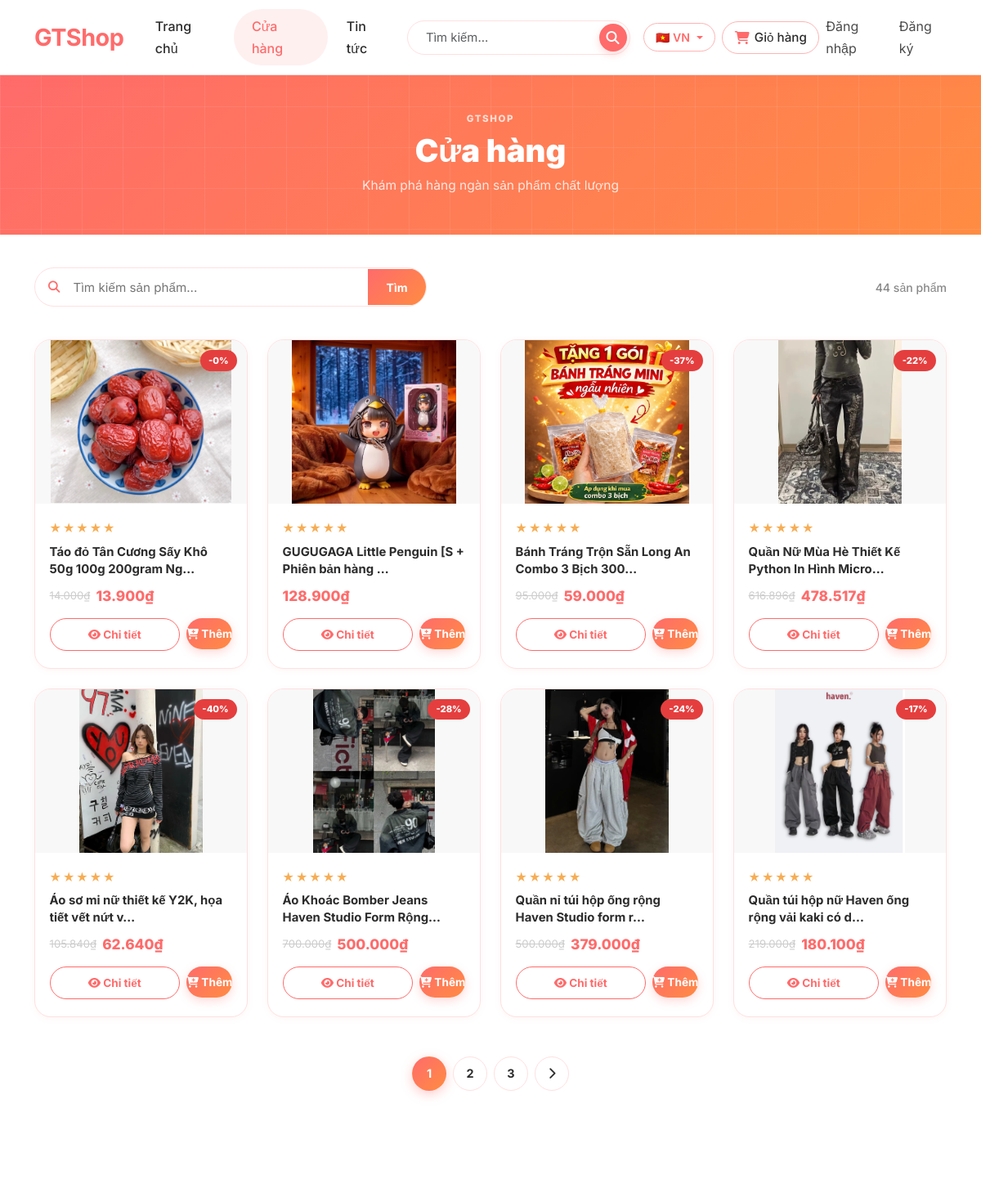
The app's page /shop/ (upper part), older data.
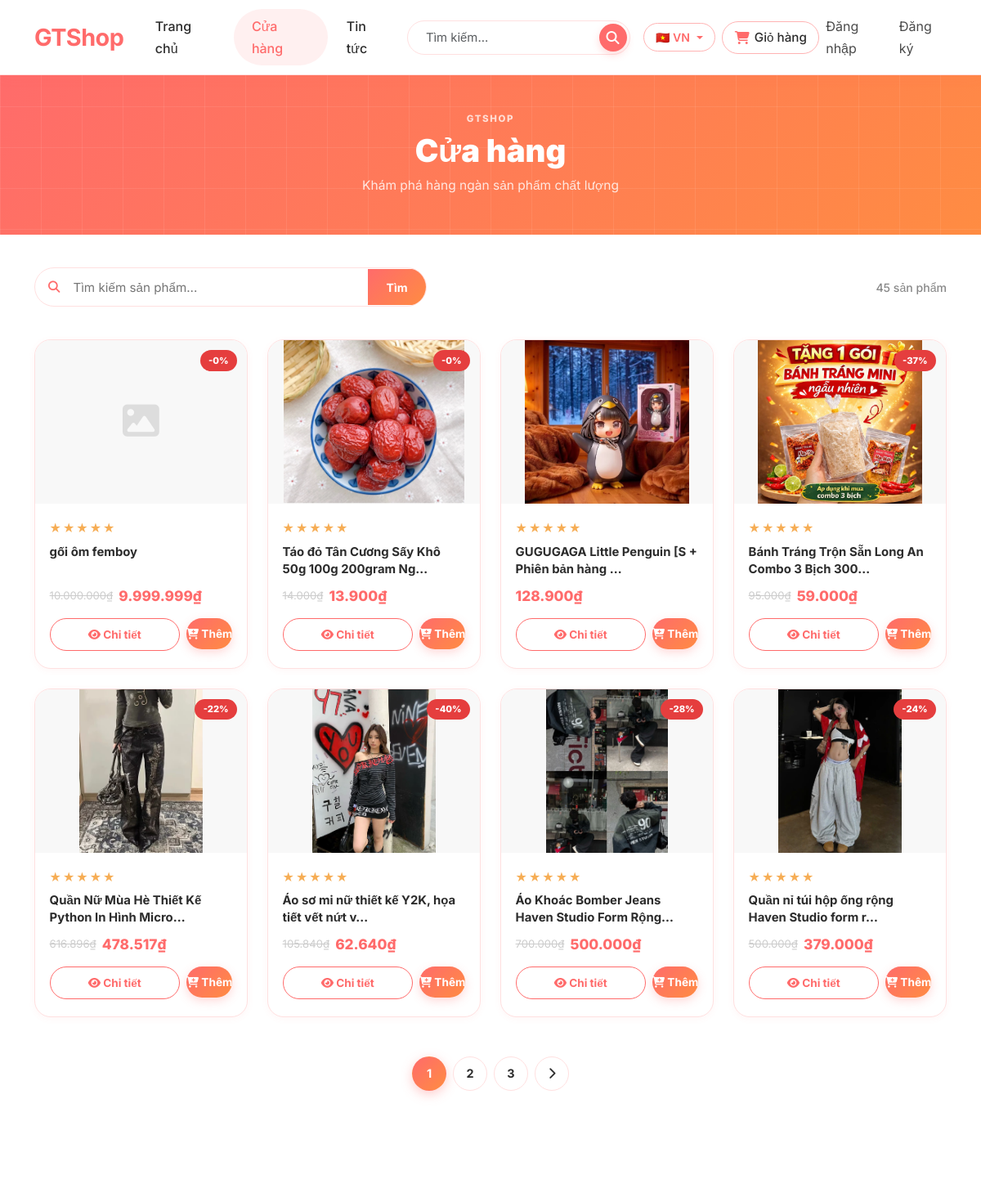
The same page, newer data.
### store/models.py (models this page shows, shortened)
class Product(models.Model):
    category = models.ForeignKey(Category, on_delete=models.CASCADE, related_name='products')
    name = models.CharField(max_length=200, db_index=True)
    slug = models.SlugField(max_length=200, unique=True, db_index=True)
    image = models.ImageField(upload_to='products/', blank=True)
    description = models.TextField(blank=True)
    price = models.DecimalField(max_digits=10, decimal_places=0, verbose_name="Giá gốc")
    sale_price = models.DecimalField(max_digits=10, decimal_places=0, blank=True, null=True, verbose_name="Giá khuyến mãi")
    stock = models.PositiveIntegerField(default=0)
    available = models.BooleanField(default=True)
    is_hot = models.BooleanField(default=False, help_text="Sản phẩm hot hiển thị trên trang chủ")
    created = models.DateTimeField(auto_now_add=True)
    updated = models.DateTimeField(auto_now=True)
    weight = models.PositiveIntegerField(default=0, verbose_name="Cân nặng (gram)", help_text="Dùng để tính phí vận chuyển")
    class Meta:
        ordering = ('name',)
        verbose_name = 'sản phẩm'
        verbose_name_plural = 'sản phẩm'
    def get_absolute_url(self):
        return reverse('store:product_detail', args=[self.slug])
    def get_discount_percent(self):
        if self.sale_price and self.price > 0:
            return int(100 - (self.sale_price * 100 / self.price))
        return 0

### store/views.py (the view)
# urls.py: path('shop/', views.shop, name='shop'),
def shop(request):
    products = Product.objects.filter(available=True).order_by('-created')
    query = request.GET.get('q')
    if query:
        products = products.filter(name__icontains=query)
    paginator = Paginator(products, 8)
    page_number = request.GET.get('page')
    page_obj = paginator.get_page(page_number)
    return render(request, 'shop.html', {'page_obj': page_obj})

### GTshop/context_processors.py (called while the page is built)
def cart_count(request):
    cart = request.session.get('cart', {})
    count = sum(item['quantity'] for item in cart.values())
    return {'cart_count': count}

### store/templatetags/store_filters.py (called while the page is built)
@register.filter
def currency(value):
    try:
        value = int(value)
        return f"{value:,}".replace(",", ".") + "₫"
    except (ValueError, TypeError):
        return ""

### templates/shop.html (shortened to what this page needs)
{% extends 'base.html' %}
{% load static %}
{% load store_filters %}
{% load i18n %}
{% block content %}
<div class="page-header">
  <div class="container">
    <p class="page-header-eyebrow">GTShop</p>
    <h1 class="page-header-title">
      {% if category %}{{ category.name }}{% else %}{% trans "Cửa hàng" %}{% endif %}
    </h1>
    <p class="page-header-subtitle">{% trans "Khám phá hàng ngàn sản phẩm chất lượng" %}</p>
  </div>
</div>
<div class="container shop-container">
  <div class="shop-toolbar">
    <form class="shop-search-form" action="." method="get">
      <i class="fas fa-search shop-search-icon"></i>
      <input type="text" name="q"
             placeholder="{% trans 'Tìm kiếm sản phẩm...' %}"
             value="{{ request.GET.q }}">
      <button type="submit">{% trans "Tìm" %}</button>
    </form>
    <span class="shop-result-count">{{ page_obj.paginator.count }} {% trans "sản phẩm" %}</span>
  </div>
  <div class="row g-4 mt-1">
    {% for p in page_obj %}
    <div class="col-lg-3 col-md-4 col-6">
      <div class="product-card">
        {% if p.sale_price %}
          <span class="product-badge product-badge--sale">-{{ p.get_discount_percent }}%</span>
        {% elif p.is_hot %}
          <span class="product-badge product-badge--hot">HOT</span>
        {% endif %}
        <div class="product-image-wrap">
          {% if p.image %}
            <img src="{{ p.image.url }}" alt="{{ p.name }}">
          {% else %}
            <div class="product-image-placeholder"></div>
          {% endif %}
        </div>
        <div class="product-info">
          <div class="product-stars">★★★★★</div>
          <h6 class="product-name">
            <a href="{{ p.get_absolute_url }}">{{ p.name|truncatechars:45 }}</a>
          </h6>
          <div class="product-price">
            {% if p.sale_price %}
              <span class="price-original">{{ p.price|currency }}</span>
              <span class="price-sale">{{ p.sale_price|currency }}</span>
            {% else %}
              <span class="price-regular">{{ p.price|currency }}</span>
            {% endif %}
          </div>
          <div class="product-actions">
            <a href="{{ p.get_absolute_url }}" class="btn-product-detail">
              <i class="fas fa-eye"></i> {% trans "Chi tiết" %}
            </a>
            <form method="post" action="{% url 'carts:cart_add' p.id %}" class="d-inline">
              <button type="submit" class="btn-add-to-cart">
                <i class="fas fa-cart-plus"></i> {% trans "Thêm" %}
              </button>
            </form>
          </div>
        </div>
      </div>
    </div>
    {% endfor %}
  </div>
  {% if page_obj.paginator.num_pages > 1 %}
  <div class="pagination-wrap">
    {% for num in page_obj.paginator.page_range %}
      {% if page_obj.number == num %}
        <span class="pagination-btn pagination-btn--active">{{ num }}</span>
      {% elif num > page_obj.number|add:'-3' and num < page_obj.number|add:'3' %}
        <a class="pagination-btn" href="?page={{ num }}{% if request.GET.q %}&q={{ request.GET.q }}{% endif %}">{{ num }}</a>
      {% endif %}
    {% endfor %}
    {% if page_obj.has_next %}
      <a class="pagination-btn" href="?page={{ page_obj.next_page_number }}{% if request.GET.q %}&q={{ request.GET.q }}{% endif %}">
        <i class="fas fa-chevron-right"></i>
      </a>
    {% endif %}
  </div>
  {% endif %}
</div>
{% endblock %}

### templates/base.html (shortened to what this page needs)
{% load static i18n %}
<!DOCTYPE html>
<html lang="{{ LANGUAGE_CODE }}">
<head>
  <link href="https://cdn.jsdelivr.net/npm/bootstrap@5.3.0/dist/css/bootstrap.min.css" rel="stylesheet">
  <link rel="stylesheet" href="https://cdnjs.cloudflare.com/ajax/libs/font-awesome/6.4.0/css/all.min.css">
  <link rel="stylesheet" href="{% static 'css/style.css' %}">
</head>
<body>
<nav class="navbar navbar-expand-lg fixed-top">
  <div class="container">
    <a class="navbar-brand fw-bold" href="{% url 'store:home' %}">GTShop</a>
    <div class="collapse navbar-collapse" id="navbarNav">
      <ul class="navbar-nav me-auto">
        <li class="nav-item">
          <a class="nav-link {% if request.path == '/' %}active{% endif %}"
             href="{% url 'store:home' %}">{% trans "Trang chủ" %}</a>
        </li>
        <li class="nav-item">
          <a class="nav-link {% if '/shop/' in request.path %}active{% endif %}"
             href="{% url 'store:shop' %}">{% trans "Cửa hàng" %}</a>
        </li>
        <li class="nav-item">
          <a class="nav-link" href="{% url 'blog:article_list' %}">{% trans "Tin tức" %}</a>
        </li>
      </ul>
      <form class="d-flex search-form me-3" action="{% url 'store:shop' %}" method="get">
        <input name="q" class="form-control" type="search"
               placeholder="{% trans 'Tìm kiếm...' %}"
               value="{{ request.GET.q }}">
        <button class="btn" type="submit"><i class="fas fa-search"></i></button>
      </form>
      <div class="d-flex align-items-center gap-2">
        <div class="dropdown lang-dropdown">
          <button class="btn lang-toggle dropdown-toggle" type="button"
                  data-bs-toggle="dropdown" aria-expanded="false">
            {% if LANGUAGE_CODE == 'vi' %}🇻🇳 VN
            {% elif LANGUAGE_CODE == 'en' %}🇺🇸 EN
            {% elif LANGUAGE_CODE == 'zh-hans' %}🇨🇳 ZH
            {% elif LANGUAGE_CODE == 'ja' %}🇯🇵 JA
            {% elif LANGUAGE_CODE == 'ru' %}🇷🇺 RU
            {% elif LANGUAGE_CODE == 'km' %}🇰🇭 KM
            {% else %}🌐 {{ LANGUAGE_CODE|upper }}
            {% endif %}
          </button>
        </div>
        <a class="nav-link cart-link position-relative {% if '/cart/' in request.path %}active{% endif %}"
           href="{% url 'carts:cart_detail' %}">
          <i class="fas fa-shopping-cart"></i>
          {% trans "Giỏ hàng" %}
        </a>
        <div class="user-menu">
          {% if user.is_authenticated %}
            <div class="user-avatar">{{ user.username|first|upper }}</div>
            <span class="username">{{ user.username }}</span>
            <form method="post" action="{% url 'logout' %}" class="d-inline">
              {% csrf_token %}
              <button type="submit" class="btn btn-outline-light btn-sm">
                {% trans "Đăng xuất" %}
              </button>
            </form>
          {% else %}
            <a class="nav-link" href="{% url 'login' %}">{% trans "Đăng nhập" %}</a>
            <a class="nav-link" href="{% url 'register' %}">{% trans "Đăng ký" %}</a>
          {% endif %}
        </div>
      </div>
    </div>
  </div>
</nav>
<main>
  {% block content %}{% endblock %}
</main>
</body>
</html>

Row changes from the older to the newer data that the page shows:
no longer on this page (row unchanged): Product: get_discount_percent "17", name "Quần túi hộp nữ Haven ống rộng vải kaki có d…", price "219.000₫", sale_price "180.100₫"
added Product: get_discount_percent "0", name "gối ôm femboy", price "10.000.000₫", sale_price "9.999.999₫"
Text that changed along with them:
{{ page_obj.paginator.count }}: "44" → "45"
